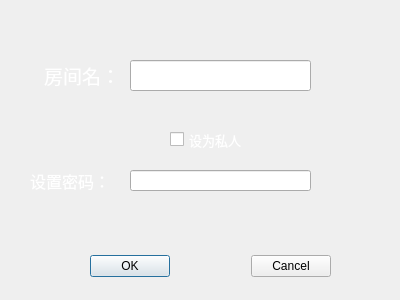
<?xml version="1.0" encoding="UTF-8"?>
<ui version="4.0">
 <class>SetRoomDialog</class>
 <widget class="QDialog" name="SetRoomDialog">
  <property name="geometry">
   <rect>
    <x>0</x>
    <y>0</y>
    <width>400</width>
    <height>300</height>
   </rect>
  </property>
  <property name="windowTitle">
   <string>设置房间信息</string>
  </property>
  <property name="windowIcon">
   <iconset resource="MainFrame.qrc">
    <normaloff>:/new/prefix1/Image/Icon/图标.jpg</normaloff>:/new/prefix1/Image/Icon/图标.jpg</iconset>
  </property>
  <widget class="QWidget" name="layoutWidget">
   <property name="geometry">
    <rect>
     <x>90</x>
     <y>250</y>
     <width>241</width>
     <height>33</height>
    </rect>
   </property>
   <layout class="QHBoxLayout">
    <property name="spacing">
     <number>6</number>
    </property>
    <property name="leftMargin">
     <number>0</number>
    </property>
    <property name="topMargin">
     <number>0</number>
    </property>
    <property name="rightMargin">
     <number>0</number>
    </property>
    <property name="bottomMargin">
     <number>0</number>
    </property>
    <item>
     <widget class="QPushButton" name="okButton">
      <property name="text">
       <string>OK</string>
      </property>
     </widget>
    </item>
    <item>
     <spacer name="horizontalSpacer">
      <property name="orientation">
       <enum>Qt::Horizontal</enum>
      </property>
      <property name="sizeHint" stdset="0">
       <size>
        <width>40</width>
        <height>20</height>
       </size>
      </property>
     </spacer>
    </item>
    <item>
     <widget class="QPushButton" name="cancelButton">
      <property name="text">
       <string>Cancel</string>
      </property>
     </widget>
    </item>
   </layout>
  </widget>
  <widget class="QLineEdit" name="roomname_edit">
   <property name="geometry">
    <rect>
     <x>130</x>
     <y>60</y>
     <width>181</width>
     <height>31</height>
    </rect>
   </property>
   <property name="font">
    <font>
     <family>宋体</family>
     <pointsize>10</pointsize>
    </font>
   </property>
  </widget>
  <widget class="QLabel" name="roomname_label">
   <property name="geometry">
    <rect>
     <x>19</x>
     <y>60</y>
     <width>101</width>
     <height>30</height>
    </rect>
   </property>
   <property name="font">
    <font>
     <family>楷体</family>
     <pointsize>14</pointsize>
    </font>
   </property>
   <property name="styleSheet">
    <string notr="true">color: rgb(255, 255, 255);</string>
   </property>
   <property name="text">
    <string>房间名：</string>
   </property>
   <property name="alignment">
    <set>Qt::AlignRight|Qt::AlignTrailing|Qt::AlignVCenter</set>
   </property>
  </widget>
  <widget class="QCheckBox" name="type_checkBox">
   <property name="geometry">
    <rect>
     <x>170</x>
     <y>130</y>
     <width>91</width>
     <height>19</height>
    </rect>
   </property>
   <property name="font">
    <font>
     <family>楷体</family>
     <pointsize>10</pointsize>
    </font>
   </property>
   <property name="styleSheet">
    <string notr="true">color: rgb(255, 255, 255);</string>
   </property>
   <property name="text">
    <string>设为私人</string>
   </property>
  </widget>
  <widget class="QLineEdit" name="key_edit">
   <property name="geometry">
    <rect>
     <x>130</x>
     <y>170</y>
     <width>181</width>
     <height>21</height>
    </rect>
   </property>
   <property name="font">
    <font>
     <family>微软雅黑 Light</family>
     <pointsize>10</pointsize>
    </font>
   </property>
  </widget>
  <widget class="QLabel" name="setKey_label">
   <property name="geometry">
    <rect>
     <x>30</x>
     <y>170</y>
     <width>91</width>
     <height>21</height>
    </rect>
   </property>
   <property name="font">
    <font>
     <family>楷体</family>
     <pointsize>12</pointsize>
    </font>
   </property>
   <property name="styleSheet">
    <string notr="true">color: rgb(255, 255, 255);</string>
   </property>
   <property name="text">
    <string>设置密码：</string>
   </property>
  </widget>
  <widget class="QLabel" name="label">
   <property name="geometry">
    <rect>
     <x>0</x>
     <y>0</y>
     <width>400</width>
     <height>300</height>
    </rect>
   </property>
   <property name="styleSheet">
    <string notr="true">background-image: url(:/new/prefix1/Image/Background/setRoom.jpg);</string>
   </property>
   <property name="text">
    <string/>
   </property>
  </widget>
  <zorder>label</zorder>
  <zorder>layoutWidget</zorder>
  <zorder>roomname_edit</zorder>
  <zorder>roomname_label</zorder>
  <zorder>type_checkBox</zorder>
  <zorder>key_edit</zorder>
  <zorder>setKey_label</zorder>
 </widget>
 <resources>
  <include location="MainFrame.qrc"/>
 </resources>
 <connections>
  <connection>
   <sender>okButton</sender>
   <signal>clicked()</signal>
   <receiver>SetRoomDialog</receiver>
   <slot>accept()</slot>
   <hints>
    <hint type="sourcelabel">
     <x>278</x>
     <y>253</y>
    </hint>
    <hint type="destinationlabel">
     <x>96</x>
     <y>254</y>
    </hint>
   </hints>
  </connection>
  <connection>
   <sender>cancelButton</sender>
   <signal>clicked()</signal>
   <receiver>SetRoomDialog</receiver>
   <slot>reject()</slot>
   <hints>
    <hint type="sourcelabel">
     <x>369</x>
     <y>253</y>
    </hint>
    <hint type="destinationlabel">
     <x>179</x>
     <y>282</y>
    </hint>
   </hints>
  </connection>
 </connections>
</ui>
